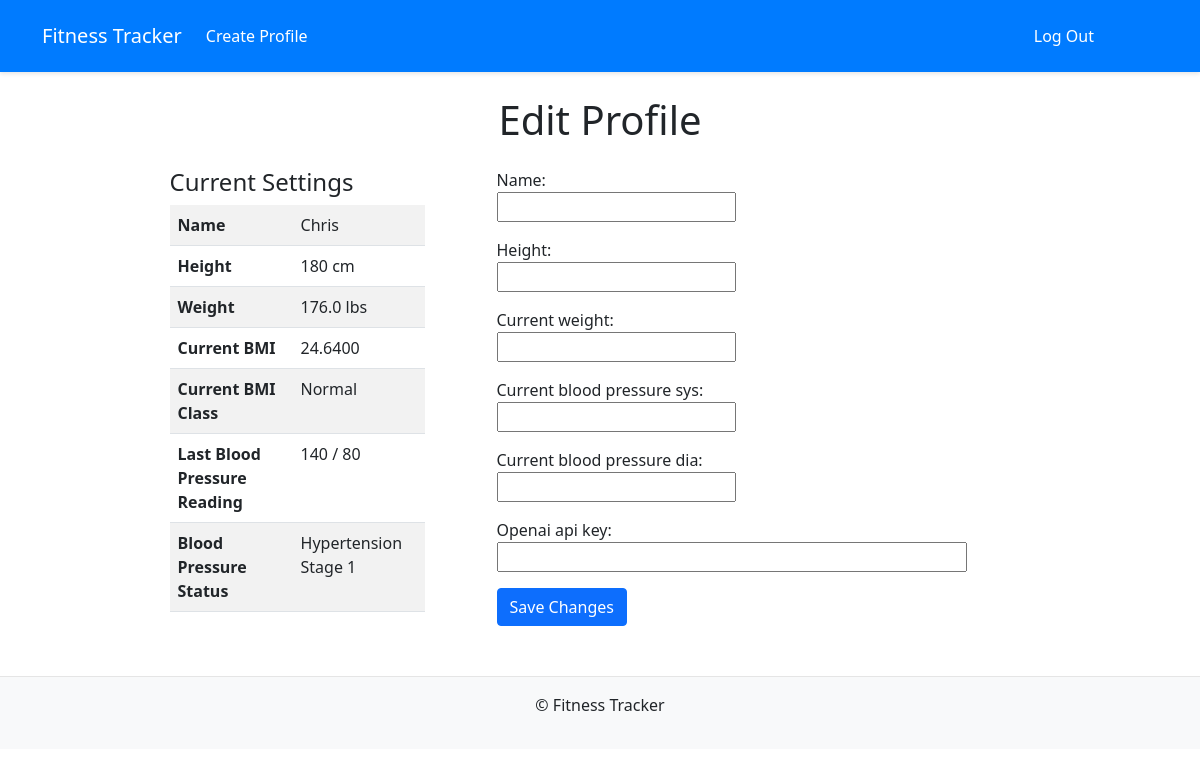
Page /1/edit_profile/ (signed in) on the committed database.
### core/models.py (models this page shows, shortened)
class Athlete(models.Model):
    class Meta:
        ordering = ('name',)
    UNDERWEIGHT = 'Underweight'
    NORMAL = 'Normal'
    OVERWEIGHT = 'Overweight'
    OBESE_MODERATE = 'Obese Moderate'
    OBESE_SEVERE = 'Obese Severe'
    OBESE_VERY_SEVERE = 'Obese Very Severe'
    BMI_CHOICE = (
        (UNDERWEIGHT, 'Underweight'),
        (NORMAL, 'Normal'),
        (OVERWEIGHT, 'Overweight'),
        (OBESE_MODERATE,'Obese Moderate'),
        (OBESE_SEVERE, 'Obese Severe'),
        (OBESE_VERY_SEVERE, 'Obese Very Severe'),
    )
    BP_NORMAL = 'Normal Blood Pressure'
    BP_ELEVATED = 'Elevated Blood Pressure'
    BP_HYPERTENSION_STAGE_1 = 'Hypertension Stage 1'
    BP_HYPERTENSION_STAGE_2 = 'Hypertension Stage 2'
    BP_HYPERTENSIVE_CRISIS = 'Hypertensive Crisis'
    BP_CHOICES = (
        (BP_NORMAL, 'Normal Blood Pressure'),
        (BP_ELEVATED, 'Elevated Blood Pressure'),
        (BP_HYPERTENSION_STAGE_1, 'Hypertension Stage 1'),
        (BP_HYPERTENSION_STAGE_2, 'Hypertension Stage 2'),
        (BP_HYPERTENSIVE_CRISIS, 'Hypertensive Crisis')
    )
    user = models.ForeignKey(User, on_delete=models.CASCADE)
    name = models.CharField(max_length=256)
    height = models.IntegerField(validators=[MinValueValidator(50), MaxValueValidator(300)])
    current_weight = models.DecimalField(decimal_places=1, max_digits=4)
    current_bmi = models.DecimalField(decimal_places=4, max_digits=6, null=True, blank=True)
    current_bmi_class = models.CharField(max_length=32, choices=BMI_CHOICE, null=True, blank=True)
    current_blood_pressure_sys = models.IntegerField(validators=[MinValueValidator(30), MaxValueValidator(170)], null=True, blank=True)
    current_blood_pressure_dia = models.IntegerField(validators=[MinValueValidator(30), MaxValueValidator(170)], null=True, blank=True)
    current_blood_pressure_status = models.CharField(max_length=32, choices=BP_CHOICES, null=True, blank=True)
    openai_api_key = models.CharField(max_length=64, null=True, blank=True)

### core/views.py (the view, shortened to what this page needs)
# urls.py: path('<int:athlete_pk>/edit_profile/', views.EditProfile.as_view(), name='edit_profile'),
class EditProfile(View, LoginRequiredMixin):
    def get(self, request, athlete_pk):
        user = request.user
        athlete = Athlete.objects.get(user=user, pk=athlete_pk)
        form = EditProfileForm()
        context = {
            'form': form,
            'athlete': athlete,
        }
        return render(request, 'core/edit_profile.html', context)

### core/forms.py
class EditProfileForm(forms.ModelForm):
    class Meta:
        model = Athlete
        fields = ('name', 'height', 'current_weight', 'current_blood_pressure_sys', 'current_blood_pressure_dia', 'openai_api_key',)
        widgets = {
            'name': forms.TextInput(),
            'height': forms.TextInput(),
            'current_weight': forms.TextInput(),
            'current_blood_pressure_sys': forms.TextInput(),
            'current_blood_pressure_dia': forms.TextInput(),
            'openai_api_key': forms.TextInput(attrs={'size':45})
        }

### core/templates/core/edit_profile.html (shortened to what this page needs)
{% extends 'core/base.html' %}
{% block content %}
<div class="container">
    <h1 class="my-4 text-center">Edit Profile</h1>
    <div class="row justify-content-center">
        <div class="col-md-3 me-5">
            <h4>Current Settings</h4>
            <div class="d-grid gap-2">
                <table class="table table-striped">
                    <tbody>
                        <tr>
                            <th>Name</th>
                            <td>{{ athlete.name|title }}</td>
                        </tr>
                        <tr>
                            <th>Height</th>
                            <td>{{ athlete.height }} cm</td>
                        </tr>
                        <tr>
                            <th>Weight</th>
                            <td>{{ athlete.current_weight }} lbs</td>
                        </tr>
                        <tr>
                            <th>Current BMI</th>
                            <td>{{ athlete.current_bmi }}</td>
                        </tr>
                        <tr>
                            <th>Current BMI Class</th>
                            <td>{{ athlete.current_bmi_class }}</td>
                        </tr>
                        <tr>
                            <th>Last Blood Pressure Reading</th>
                            <td>{{ athlete.current_blood_pressure_sys }} / {{ athlete.current_blood_pressure_dia }}</td>
                        </tr>
                        <tr>
                            <th>Blood Pressure Status</th>
                            <td>{{ athlete.current_blood_pressure_status }}</td>
                        </tr>
                    </tbody>
                </table>
            </div>
        </div>
        <div class="col-md-6">
            <form method="post" action=".">
                {% for field in form %}
                    <div class="mb-3">
                        {{ field.label_tag }} <br>
                        {{ field }}
                    </div>
                {% endfor %}
                <button type="submit" class="btn btn-primary">Save Changes</button>
            </form>
        </div>
    </div>
</div>
{% endblock content %}

### rows in the picture
Athlete: name "Chris", height "180", current_weight "176.0", current_bmi "24.6400", current_bmi_class "Normal", current_blood_pressure_sys "140", current_blood_pressure_dia "80", current_blood_pressure_status "Hypertension Stage 1"

### other values in the picture
{{ field.label_tag }} "Name:" "Height:" "Current weight:" "Current blood pressure sys:" "Current blood pressure dia:" "Openai api key:"
